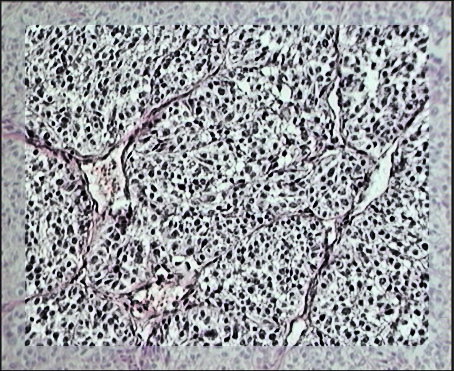
//> input picture FSIV/Practica 3/cells-biecualizada-r25.png, 454 x 371 px
$ ./ecuImg cells-biecualizada-r25.png   (built with g++ and OpenCV 4)
//> lines starting //> are read from the running program, lines starting //| are printed output that depends on the picture
### FSIV/Practica 3/ecuImg.hpp
/*!

    g++ -Wall -o ecuImg ecuImg.cc funciones.cc `pkg-config opencv --cflags --libs`

	José Enrique Ortega Ortega OPC2
*/


#ifndef ECUIMG_HPP
#define ECUIMG_HPP

#include <opencv2/core/core.hpp>
#include <opencv2/highgui/highgui.hpp>
#include <opencv2/imgproc/imgproc.hpp>
#include <iostream>
#include <vector>

using namespace std;
using namespace cv;

void calcularHistograma(vector <int> &histograma, const Mat imagen, const Mat mask);
void normalizarHistograma(vector <int> &histograma);
void ecualizacion(Mat &imagen, vector<int> histograma, Mat mask);

#endif

### FSIV/Practica 3/funciones.cc
/*!

    g++ -Wall -o ecuImg ecuImg.cc funciones.cc `pkg-config opencv --cflags --libs`

	José Enrique Ortega Ortega OPC2
*/


#include "ecuImg.hpp"

//Caclculo el histograma sin la mascara o con la mascara si la hubiera
void calcularHistograma(vector <int> &histograma, const Mat imagen, const Mat mask)
{
	//Canales
	const int channels = imagen.channels();

	//La inicializo a 0
	for(size_t i=0; i<histograma.size();i++)
		histograma[i]=0;


	//Trabajo con 1 o con 3 canales
	switch(channels)
	{
	case 1:{
		for(int x=0; x<imagen.rows; x++)
			for(int y=0; y<imagen.cols; y++)
				if(mask.data)
				{
					if(mask.at<uchar>(x,y)!= 0)
					{
						int valor = imagen.at<uchar>(x,y);
						histograma[valor]++;
					}
				}
				else
				{
					int valor = imagen.at<uchar>(x,y);
					histograma[valor]++;
				}
		break;
		}
	case 3:{

		for(int x=0; x<imagen.rows; x++)
			for(int y=0; y<imagen.cols; y++)
				if(mask.data)
				{
					if(mask.at<uchar>(x,y) != 0)
					{
						int valor = imagen.at<Vec3b>(x,y)[2];
						histograma[valor]++;
					}
				}
				else
				{
					int valor = imagen.at<Vec3b>(x,y)[2];
					histograma[valor]++;
				}
		break;
		}
	}
}

//Función que realiza la ecualización del histograma obteniendo primero el histograma acumulativo y dividiéndolo posteriormente por el número de píxeles totales
void normalizarHistograma(vector <int> &histograma)
{
	int pixels = histograma[0]; //Contador de píxeles totales que comienza con el número de píxeles que hay en histograma[0]

	//Calculamos el histograma acumulado
	for(size_t i = 1; i < histograma.size(); ++i)
	{
		pixels = pixels + histograma[i];
		histograma[i] = histograma[i] + histograma[i-1];
	}

	//Normalizamos el histograma acumulado
	for(size_t j = 0; j < histograma.size(); ++j)
		histograma[j] = 255*histograma[j]/pixels; //Podemos realizar también la operación de manera vectorial con histograma = 255*histograma;
}

//Ecualización de la imagen utilizando para ello el histograma por normalizacion
void ecualizacion(Mat &imagen, vector<int> histograma, Mat mask)
{
	const int channels = imagen.channels();

	switch(channels)
	{
	case 1:{
		for(int x=0; x<imagen.rows; x++)
			for(int y=0; y<imagen.cols; y++)
				if(mask.data)
				{
					if(mask.at<uchar>(x,y) != 0)
					{
						int valor = imagen.at<uchar>(x,y);
						imagen.at<uchar>(x,y) = histograma[valor];
					}
				}
				else
				{
					int valor = imagen.at<uchar>(x,y);
					imagen.at<uchar>(x,y) = histograma[valor];
				}
		break;
		}
	case 3:{
		for(int x=0; x<imagen.rows; x++)
			for(int y=0; y<imagen.cols; y++)
				if(mask.data)
				{
					if(mask.at<uchar>(x,y) != 0)
					{
						int valor = imagen.at<Vec3b>(x,y)[2];
						imagen.at<Vec3b>(x,y)[2] = histograma[valor];
					}
				}
				else
				{
					int valor = imagen.at<Vec3b>(x,y)[2];
					imagen.at<Vec3b>(x,y)[2] = histograma[valor];
				}
		break;
		}
	}
}

//MIRAR https://es.scribd.com/doc/94351721/2/Histograma-y-Ecualizacion-del-Histograma

### FSIV/Practica 3/ecuImg.cc
/*!

    g++ -Wall -o ecuImg ecuImg.cc funciones.cc `pkg-config opencv --cflags --libs`

	José Enrique Ortega Ortega OPC2
*/

//#include <stdio.h>
//#include <ctype.h>
//#include <stdlib.h>
#include <unistd.h>
#include <iostream>
#include <exception>
#include <vector>
#include "ecuImg.hpp"

//Includes para OpenCV
#include <opencv2/core/core.hpp>
#include <opencv2/highgui/highgui.hpp>
#include <opencv2/imgproc/imgproc.hpp>

/*!\brief Define los parámetro opcionales de tu programa.

*/
struct CLIParams
{
  CLIParams ()
    : radio(0), //Valores por defecto de los argumentos opcionales.
      space(0),
      biparticion(false)
    {}
  int radio;
  int space;
  bool biparticion;
};

/*!\brief Muestra la ayuda del programa.
  \arg[in] progname es el nombre del programa en la cli.
*/
static void
mostrarUso (const char * progname) throw ()
{
  std::cout << std::endl;
  std::cout << "Este programa sirve para mejorar una imagen aplicando la técnica de ecualización del histograma" << std::endl;
  std::cout << "Uso: " << progname << " [-h] [-r r] [-i] input.png output.png [masc.png]" << std::endl;
  std::cout << "Donde: " << std::endl;
  std::cout << "-h\t\tMuestra esta ayuda." << std::endl;
  std::cout << "-r\t\tIndica el radio de ventana que se quiere utilizar mediante (2r+1, 2r+1)." << std::endl;
  std::cout << "-s\t\tEspecifica el espacio de color." << std::endl;
  std::cout << "-b\t\tActiva la ecualización por bipartición del histograma." << std::endl;
  std::cout << "input.png\t\tImagen a tratar." << std::endl;
  std::cout << "output.png\t\tImagen de salida." << std::endl;
  std::cout << "[masc.png]\tMáscara opcional para la imagen a tratar." << std::endl << std::endl;
}

/*!\brief Parsea la linea de comandos.
  \arg[in] argc es el número de argumentos en la línea.
  \arg[in] argv son los argumentos de la línea.
  \arg[out] params son los parámetros opcionales parseados.
  \return El índice del primer argumento no opcional de la línea.
  \warning Esta función no retorna si hay algún error en la cli.
*/
static int
parseCLI (int argc, char* const* argv, CLIParams& params) throw ()
{
//> called with argc = 2
  // Esta es una forma habitual de recoger argumentos con getopt
  // se usa una iteracion y cada elemento se pasa por un switch-case
  int opcion;
  while ((opcion = getopt (argc, argv, "hr:s:b")) != -1)
  {
    switch (opcion)
    {

      case 'h':
	mostrarUso(argv[0]);
	exit (EXIT_SUCCESS);
	break;

      case 'r':
	params.radio = atoi(optarg);
	break;

      case 's':
        params.space = atoi(optarg);
        break;

      case 'b':
        params.biparticion = true;
        break;

      case '?': // en caso de error getopt devuelve el caracter ?

	if (isprint (optopt))
	  std::cerr << "Error: Opción desconocida \'" << optopt
	    << "\'" << std::endl;
	else
	  std::cerr << "Error: Caracter de opcion desconocido \'x" << std::hex << optopt
	    << "\'" << std::endl;
	mostrarUso(argv[0]);
	exit (EXIT_FAILURE);

	// en cualquier otro caso lo consideramos error grave y salimos
      default:
	std::cerr << "Error: línea de comandos errónea." << std::endl;
	mostrarUso(argv[0]);
	exit(EXIT_FAILURE);
    }  // case

  }// while
  return optind;
}


int
main (int argc, char* const* argv)
{
  int retCode=EXIT_SUCCESS;

  try {
    CLIParams params;

    int argOpt = parseCLI(argc, argv, params);

    std::cout << std::endl;
    std::cout << "Los parámetros opcionales son:" << std::endl;
    std::cout << "-r\t" << '\"' << params.radio << '\"' << std::endl;
    std::cout << "-s\t" << '\"' << params.space << '\"' << std::endl;
    std::cout << "-b\t" << ((params.biparticion)?"True":"False") << std::endl;

    std::cout << "Hay " << argc-argOpt << " parámetros obligados que son: " << std::endl;

    for (int i = argOpt; i<argc; ++i)
      std::cout << '\"' << argv[i] << '\"' << std::endl;
    std::cout << std::endl;

	using namespace std;
	using namespace cv;

	//Inicialización de variables
	Mat imagen, mask, salida;
	int radio = params.radio;
	vector<int> histograma(256);

	//Lectura de la imagen
	imagen = imread(argv[argOpt],-1);
//> imagen is the input picture: 371 rows x 454 cols, CV_8UC3; mean B, G, R 160.9, 155.9, 153.4

	//Comprobamos que la imagen se ha leído de manera correcta
	if (!imagen.data)
	{
		cout << "Error al leer la imagen" << endl;
		exit(EXIT_FAILURE);
	}

	//Leemos la máscara si se ha especificado por la terminal
	if ( argc == 3 || argc == 5)
	{
		mask = imread(argv[argOpt+1], 0);

		if (!mask.data)
		{
			cout << "Error al leer la máscara" << endl;
			exit(EXIT_FAILURE);
		}
	}

	//Convertimos la imagen al espacio de color HSV si la imagen tiene 3 canales
	const int channels = imagen.channels();
//> channels = 3
	if(channels == 3)
		cvtColor(imagen, imagen, CV_BGR2HSV);
//> imagen: 371 rows x 454 cols, CV_8UC3; mean H, S, V 107.8, 16.8, 161.5
	//Radio = 0
	if(radio == 0)
	{
		//Calculamos el histograma de la imagen de entrada
		cout << "Calculando histograma..." << endl;
		calcularHistograma(histograma,imagen,mask);
//> after the loop in calcularHistograma, `for(int x=0; x<imagen.rows; x++)`: histograma = 256 values, max 1678 at index 195, min 0 at index 254, mean 657.9
		cout << "Normalizando histograma..." << endl;
		normalizarHistograma(histograma);
//> in normalizarHistograma, `int pixels = histograma[0];`: pixels = 261
//> the loop in normalizarHistograma, `for(size_t i = 1; i < histograma.size(); ++i)` made 255 passes
//> pixels on passes 1 to 3: 585, 885, 1210
//> after the loop in normalizarHistograma, `for(size_t i = 1; i < histograma.size(); ++i)`: pixels = 168434; histograma = 256 values from 261 to 168434
//> after the loop in normalizarHistograma, `for(size_t j = 0; j < histograma.size(); ++j)`: histograma = 256 values from 0 to 255
//> histograma = 256 values from 0 to 255
		cout << "Ecualizando imagen..." << endl;
		ecualizacion(imagen,histograma,mask);
//> after the loop in ecualizacion, `for(int x=0; x<imagen.rows; x++)`: imagen: 371 rows x 454 cols, CV_8UC3; mean H, S, V 107.8, 16.8, 127.7
	}
	else //Radio > 0
	{
		salida=imagen.clone();

		for(int x = radio; x < imagen.rows - radio; x++)
			for(int y = radio; y < imagen.cols - radio; y++)
			{
				//Creo ventana para la imagen
				Mat ventana(imagen,Rect(y-radio,x-radio,2*radio+1,2*radio+1));

				if(mask.data)
				{
					//Creo ventana para la mascara
					Mat ventMask(mask,Rect(y-radio,x-radio,2*radio+1,2*radio+1));
					//Calcular el histograma con la venta na y las mascara
					calcularHistograma(histograma,ventana,ventMask);
				}
				else
				{
					//Calcular hisograma sin mascara
					calcularHistograma(histograma,ventana,mask);
				}

				normalizarHistograma(histograma);
				//Ecualizacion
				if(channels == 3)
				{
					int valor = salida.at<Vec3b>(x,y)[2];
					salida.at<Vec3b>(x,y)[2] = histograma[valor];
				}
				else if(channels == 1)
				{
					int valor = salida.at<uchar>(x,y);
					salida.at<uchar>(x,y) = histograma[valor];
				}
			}

	}

	//Deshacemos el cambio de espacio de color si lo hemos hecho
	if(radio == 0)
	{	if(channels == 3)
			cvtColor(imagen,imagen,CV_HSV2BGR);
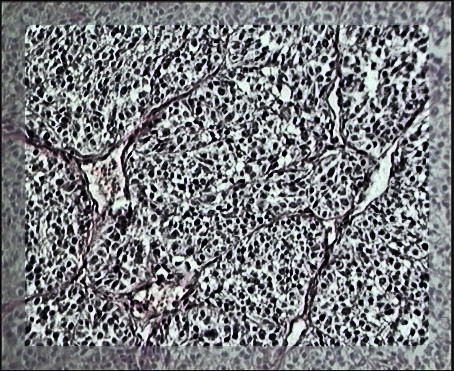
//> imagen: 371 rows x 454 cols, CV_8UC3; mean B, G, R 127.1, 123.1, 120.8

		imwrite("prueba.png",imagen);
	}
	else
	{
		if(channels == 3)
			cvtColor(salida,salida,CV_HSV2BGR);

		imwrite("prueba.png",salida);
	}
  }
  catch (std::exception& e)
  {
    std::cerr << "Capturada excepcion: " << e.what() << std::endl;
    retCode = EXIT_FAILURE;
  }
  return retCode;
}

$ run again, on FSIV/Practica 3/cells-ecualizada-r25.png
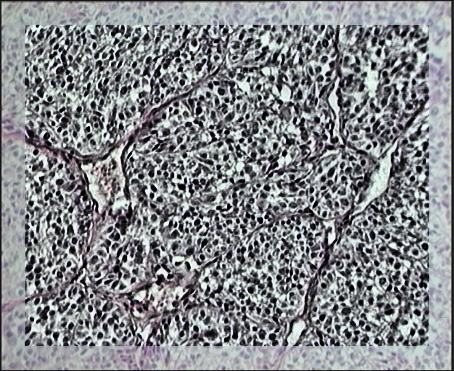
//> input picture FSIV/Practica 3/cells-ecualizada-r25.png, 454 x 371 px
//> imagen is the input picture: 371 rows x 454 cols, CV_8UC3; mean B, G, R 138.4, 134.3, 132
//> after the loop in calcularHistograma, `for(int x=0; x<imagen.rows; x++)`: histograma = 256 values, max 1189 at index 184, min 57 at index 255, mean 657.9
//> in normalizarHistograma, `int pixels = histograma[0];`: pixels = 436
//> the loop in normalizarHistograma, `for(size_t i = 1; i < histograma.size(); ++i)` made 255 passes
//> pixels on passes 1 to 3: 896, 1364, 1831
//> after the loop in normalizarHistograma, `for(size_t i = 1; i < histograma.size(); ++i)`: pixels = 168434; histograma = 256 values from 436 to 168434
//> after the loop in normalizarHistograma, `for(size_t j = 0; j < histograma.size(); ++j)`: histograma = 256 values from 0 to 255
//> `cvtColor(imagen,imagen,CV_HSV2BGR);`:
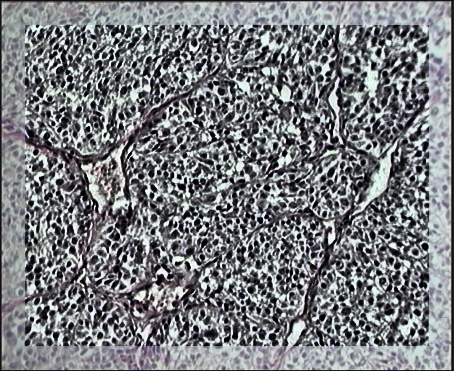
//> imagen: 371 rows x 454 cols, CV_8UC3; mean B, G, R 126.9, 123, 120.7

$ run again, on FSIV/Practica 3/cells-ecualizada-r50.png
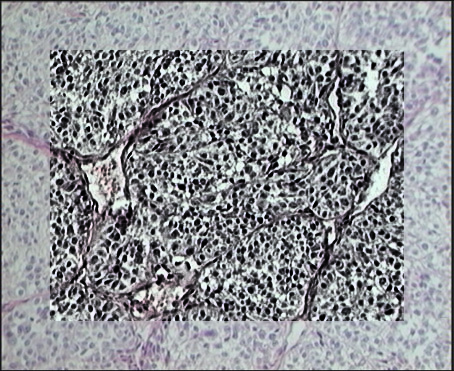
//> input picture FSIV/Practica 3/cells-ecualizada-r50.png, 454 x 371 px
//> imagen is the input picture: 371 rows x 454 cols, CV_8UC3; mean B, G, R 149.1, 144.5, 142
//> after the loop in calcularHistograma, `for(int x=0; x<imagen.rows; x++)`: histograma = 256 values, max 1696 at index 188, min 8 at index 255, mean 657.9
//> in normalizarHistograma, `int pixels = histograma[0];`: pixels = 366
//> the loop in normalizarHistograma, `for(size_t i = 1; i < histograma.size(); ++i)` made 255 passes
//> pixels on passes 1 to 3: 693, 1082, 1447
//> after the loop in normalizarHistograma, `for(size_t i = 1; i < histograma.size(); ++i)`: pixels = 168434; histograma = 256 values from 366 to 168434
//> after the loop in normalizarHistograma, `for(size_t j = 0; j < histograma.size(); ++j)`: histograma = 256 values from 0 to 255
//> `cvtColor(imagen,imagen,CV_HSV2BGR);`:
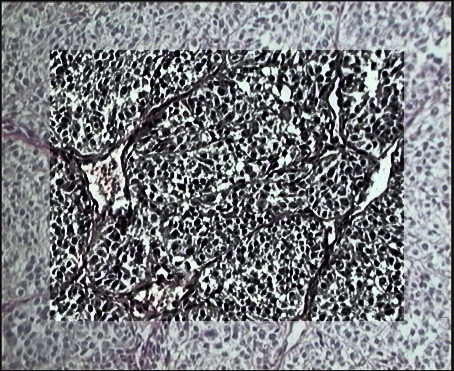
//> imagen: 371 rows x 454 cols, CV_8UC3; mean B, G, R 127.1, 123, 120.6
